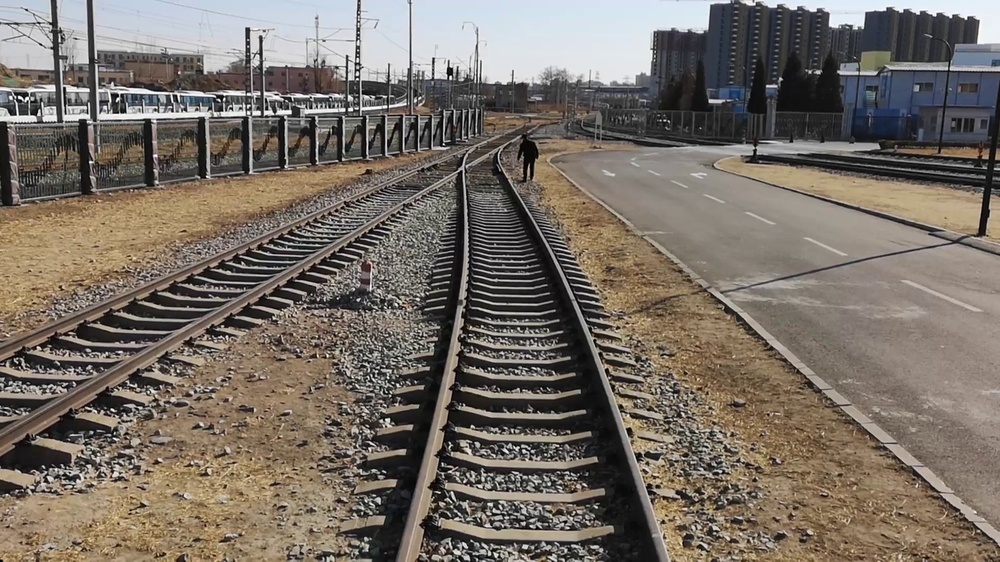
#> input picture data_images/385.jpg, 1000 x 562 px, shrunk from 1920 x 1080 before the run
$ python -i utils.py   (imports and definitions only)   (older library calls are emulated)
#> lines starting #> are read from the running program, lines starting #| are printed output that depends on the picture
import cv2
import numpy as np

def abs_sobel_thresh(img, orient='x', thresh_min=0, thresh_max=255):
    # Convert to grayscale
#> called with orient = 'x', thresh_min = 0, thresh_max = 255
    gray = cv2.cvtColor(img, cv2.COLOR_RGB2GRAY)
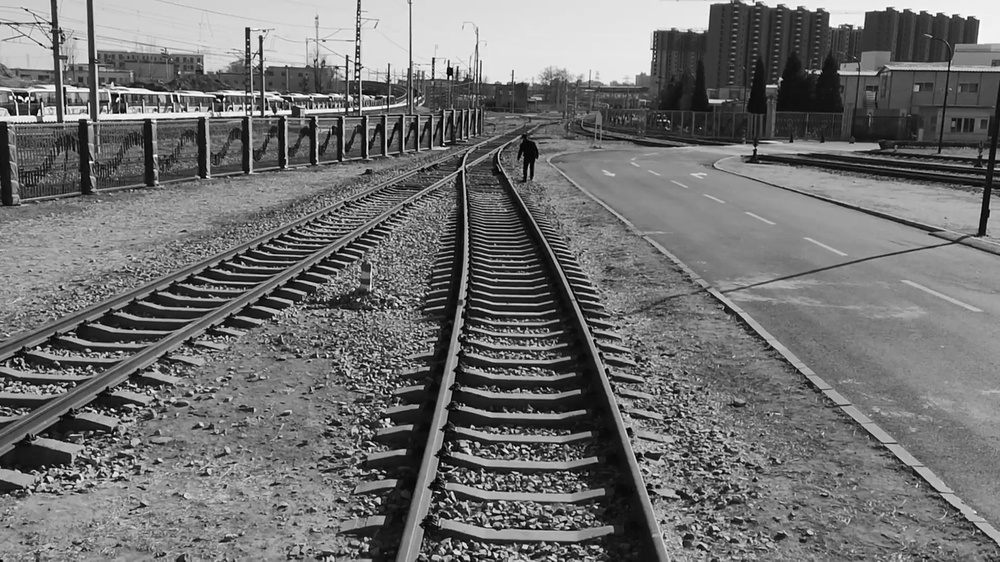
#> gray: shape (562, 1000); min 0, max 255, mean 112.5
    # Apply x or y gradient with the OpenCV Sobel() function
    # and take the absolute value
    if orient == 'x':
        abs_sobel = np.absolute(cv2.Sobel(gray, cv2.CV_64F, 1, 0))
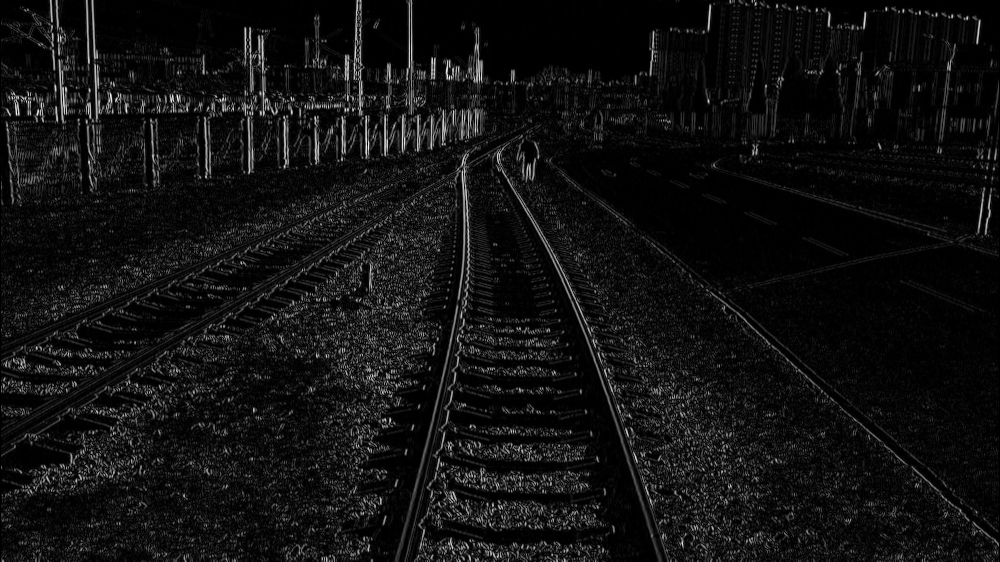
#> abs_sobel: shape (562, 1000) float64; min 0, max 963, mean 67.4; drawn with min black and max white
    if orient == 'y':
        abs_sobel = np.absolute(cv2.Sobel(gray, cv2.CV_64F, 0, 1))
    # Rescale back to 8 bit integer
    scaled_sobel = np.uint8(255*abs_sobel/np.max(abs_sobel))
    # Create a copy and apply the threshold
    binary_output = np.zeros_like(scaled_sobel)
    # Here I'm using inclusive (>=, <=) thresholds, but exclusive is ok too
    binary_output[(scaled_sobel >= thresh_min) & (scaled_sobel <= thresh_max)] = 1

    # Return the result
    return binary_output

# [58 lines left out: functions mag_thresh, dir_threshold, hls_select, luv_select, lab_select, not called in this run]

>>> import cv2
>>> picture = cv2.cvtColor(cv2.imread('data_images/385.jpg'), cv2.COLOR_BGR2RGB)
>>> result = abs_sobel_thresh(picture)
#> result: shape (562, 1000); every value is 1
